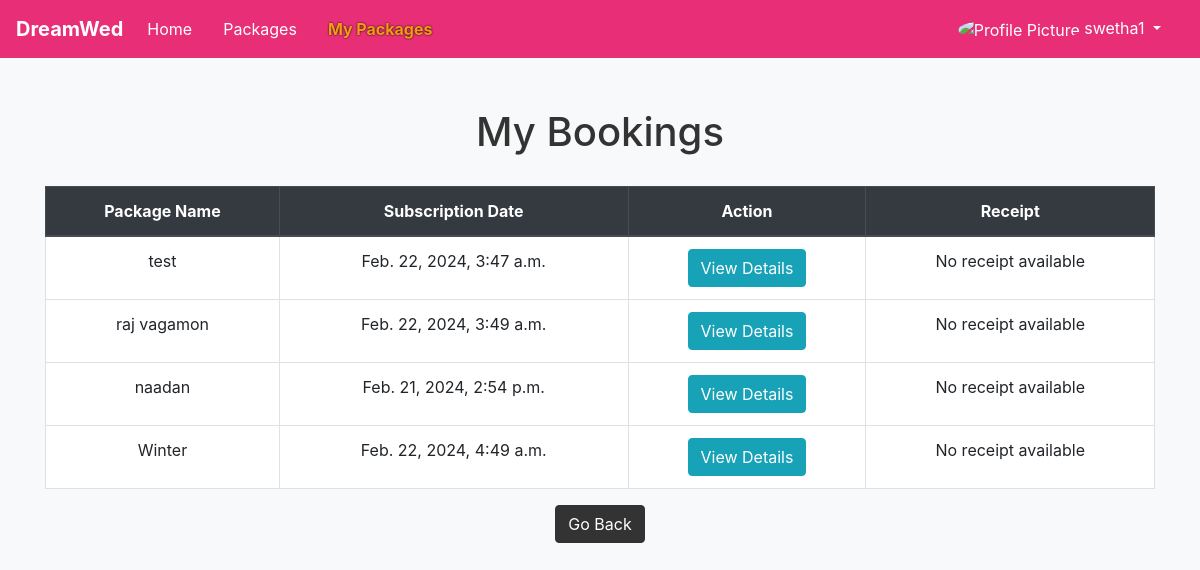
Page /matdest/my-packages/ (signed in) on the earlier database version.
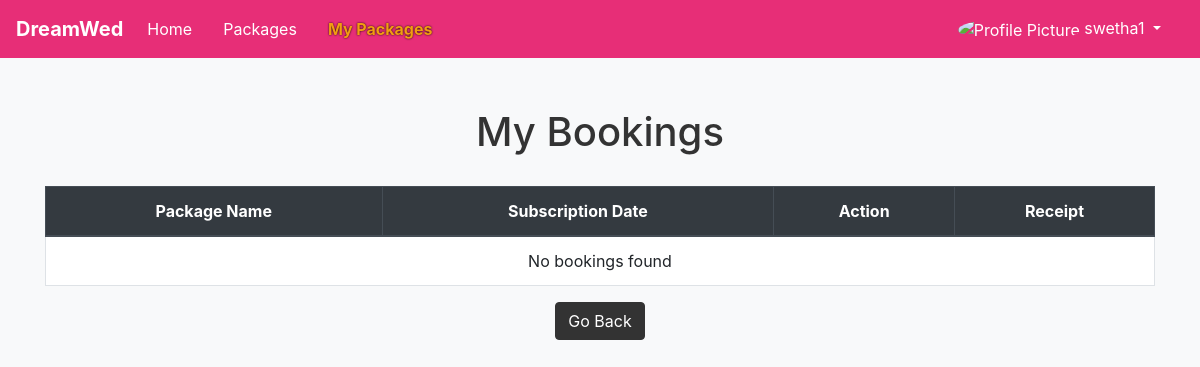
Same page on the later database version.
### destpayment/models.py (models this page shows, shortened)
class PackageBooking(models.Model):
    user = models.ForeignKey(User, on_delete=models.CASCADE)
    subscription_date = models.DateTimeField(null=True, blank=True)
    payment_id = models.CharField(max_length=100, null=True, blank=True)
    package = models.ForeignKey(Package, on_delete=models.CASCADE)
    receipt = models.FileField(upload_to='receipts/', null=True, blank=True)  # Add receipt field
    event_date = models.DateTimeField(null=True, blank=True)

### myadmin/models.py (models this page shows, shortened)
class Package(models.Model):
    package_name = models.CharField(max_length=100)
    star_rating = models.IntegerField()
    meal_preference = models.CharField(max_length=50)
    subcategory = models.CharField(max_length=20)
    attendees = models.IntegerField()
    days_count = models.IntegerField()
    program_count = models.IntegerField()
    price = models.DecimalField(max_digits=10, decimal_places=2)
    image = models.ImageField(upload_to='package_images/')
    location = models.CharField(max_length=100)
    dectype = models.CharField(max_length=10)
    subtype = models.CharField(max_length=20)

### matdest/views.py (the view)
# urls.py: path('my-packages/', views.view_my_packages, name='my_packages'),
@never_cache
@login_required(login_url='accounts:login')
def view_my_packages(request):
    user_packages = PackageBooking.objects.filter(user=request.user)
    return render(request, 'matdest/my_packages.html', {'user_packages': user_packages})

### matdest/templates/matdest/my_packages.html (shortened to what this page needs)
{% load static %}
<!DOCTYPE html>
<html lang="en">
<head>
    <link rel="stylesheet" href="https://maxcdn.bootstrapcdn.com/bootstrap/4.5.2/css/bootstrap.min.css">
    <link rel="stylesheet" href="https://maxcdn.bootstrapcdn.com/bootstrap/4.5.2/css/bootstrap.min.css">
    <link rel="stylesheet" href="https://cdnjs.cloudflare.com/ajax/libs/font-awesome/5.15.4/css/all.min.css">
</head>
<body>
    <nav class="navbar navbar-expand-lg navbar-light custom-navbar">
        <a class="navbar-brand" href="{% url 'matrimony:home' %}">DreamWed</a>
        <div class="collapse navbar-collapse" id="navbarNav">
            <ul class="navbar-nav">
                <li class="nav-item ">
                    <a class="nav-link" href="{% url 'matdest:desthome' %}">Home</a>
                </li>
                <li class="nav-item">
                    <a class="nav-link" href="{% url 'matdest:view_packages' %}">Packages</a>
                </li>
            <li class="nav-item active">
                <a class="nav-link" href="{% url 'matdest:my_packages' %}">My Packages</a>
            </li>
            </ul>
            <ul class="navbar-nav ml-auto">
                <li class="nav-item dropdown">
                    <a class="nav-link dropdown-toggle" href="#" id="profileDropdown" role a "button" data-toggle="dropdown" aria-haspopup="true" aria-expanded="false">
                        <img src="{{ request.session.profile_image_url }}" alt="Profile Picture" width="40" height="40" class="rounded-circle">
                        {{ request.user.username }}
                    </a>
                </li>
            </ul>
        </div>
    </nav>
<div class="container">
    <h1>My Bookings</h1>
    <div class="row">
        <div class="col-md-12">
            <table class="table table-bordered">
                <thead class="thead-dark">
                    <tr>
                        <th>Package Name</th>
                        <th>Subscription Date</th>
                        <th>Action</th>
                        <th>Receipt</th>
                    </tr>
                </thead>
                <tbody>
                    {% for booking in user_packages %}
                    <tr>
                        <td>{{ booking.package.package_name }}</td>
                        <td>{{ booking.subscription_date }}</td>
                        <td>
                            <a href="{% url 'matdest:view_package_details' booking.package.id %}" class="btn btn-info">View Details</a>
                        </td>
                        <td>
                            {% if booking.receipt %}
                            <a href="{{ booking.receipt.url }}" class="btn btn-success" download>Download Receipt</a>
                            {% else %}
                            No receipt available
                            {% endif %}
                        </td>
                    </tr>
                    {% empty %}
                    <tr>
                        <td colspan="4">No bookings found</td>
                    </tr>
                    {% endfor %}
                </tbody>
            </table>
            <div class="center-button">
                <a href="{% url 'matdest:desthome' %}" class="btn btn-primary btn-back">Go Back</a>
            </div>
        </div>
    </div>
</div>
</body>
</html>

Differences in the rows shown:
removed PackageBooking: package.package_name "test", subscription_date "Feb. 22, 2024, 3:47 a.m.", shows "No receipt available"
removed PackageBooking: package.package_name "raj vagamon", subscription_date "Feb. 22, 2024, 3:49 a.m.", shows "No receipt available"
removed PackageBooking: package.package_name "naadan", subscription_date "Feb. 21, 2024, 2:54 p.m.", shows "No receipt available"
removed PackageBooking: package.package_name "Winter", subscription_date "Feb. 22, 2024, 4:49 a.m.", shows "No receipt available"
Other differences:
text now shown: "No bookings found"
